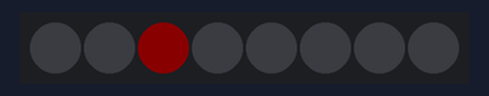
Bench run of a program on a simulated ESP32 board running MicroPython. Shown: 8 RGB LEDs in strip order, left to right. Dim RGB values are drawn brighter than linear.

Above: at 0.1 s.
At 7.1 s:
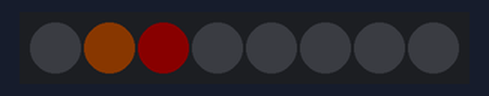
At 9.1 s:
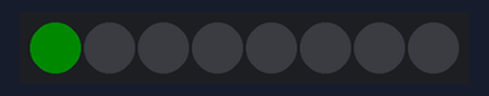
At 16.1 s:
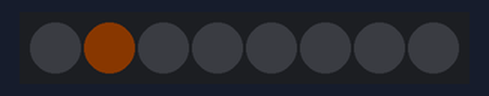
Timing chart, 0 to 127.5 s (numbered marks = the images above):
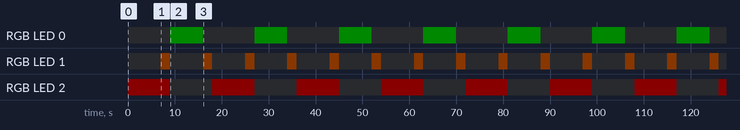

Measured:
- by itself, RGB LED 0: alternates RGB(0, 10, 0) for 7.0 s and off for 11.0 s
- by itself, RGB LED 1: alternates RGB(10, 4, 0) for 2.0 s and off for 7.0 s
- by itself, RGB LED 2: alternates RGB(10, 0, 0) for 9.0 s and off for 9.0 s
- what the display in image 1 shows lasts 2.0 s, from 7.0 s to 9.0 s
- what the display in image 2 shows lasts 7.0 s, from 9.0 s to 16.0 s

The program:

cars.py
```python
from machine import Pin
from neopixel import NeoPixel
from time import sleep

NUM_LEDS = 8

# this goes to data pin
datapin = Pin(18, Pin.OUT)  # XXX check num

np = NeoPixel(datapin, NUM_LEDS)

RED = (10, 0, 0)
YELLOW = (10, 4, 0)
GREEN = (0, 10, 0)
OFF = (0, 0, 0)

TIME_REGULAR = 7
TIME_YELLOW = 2

np[2] = OFF
np[1] = OFF
np[0] = OFF

while True:
    np[2] = RED
    np[1] = OFF
    np.write()
    sleep(TIME_REGULAR)

    np[1] = YELLOW
    np.write()
    sleep(TIME_YELLOW)

    np[2] = OFF
    np[1] = OFF
    np[0] = GREEN
    np.write()
    sleep(TIME_REGULAR)

    np[1] = YELLOW
    np[0] = OFF
    np.write()
    sleep(TIME_YELLOW)
```
